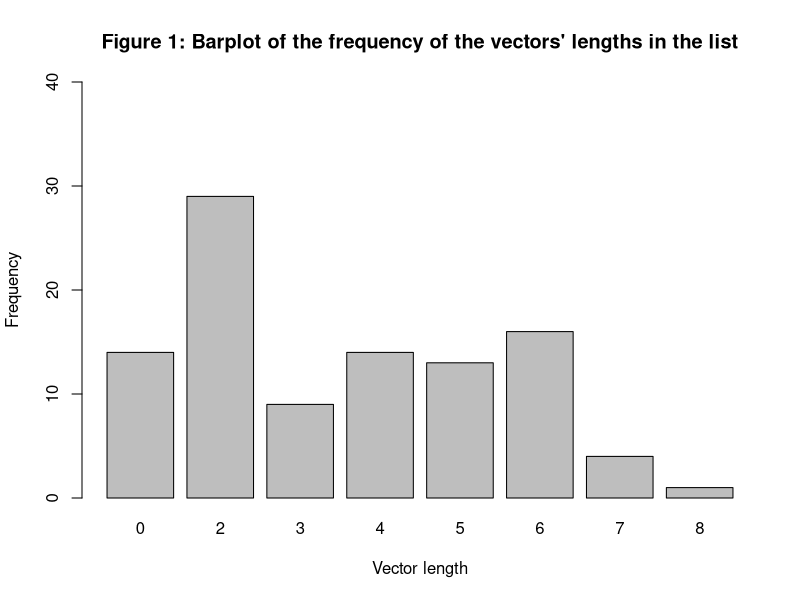
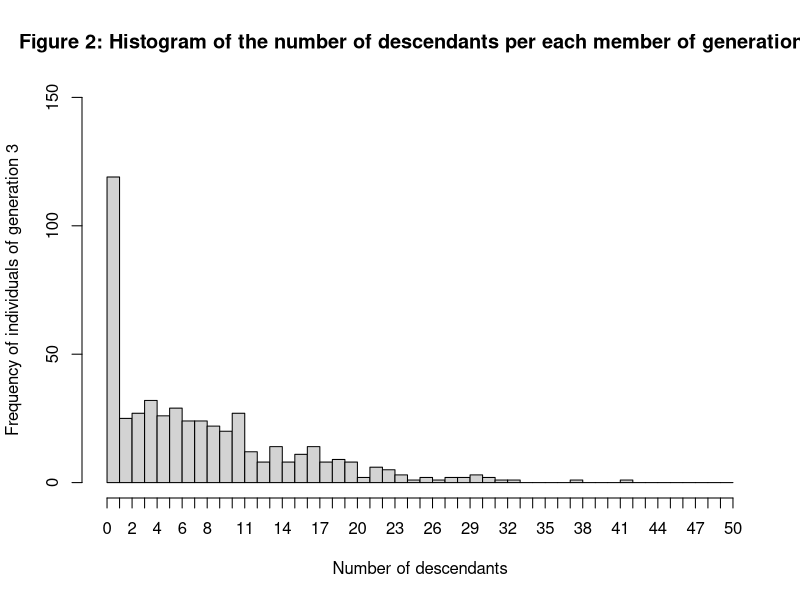

The R script that drew these images, in order: (Note: a time limit stopped this script after it produced the figures.)
# Created by: Michael Ha and Mohammed Tanvir

# 2.1 Playing with lists (warming up)
V = list()

for(i in 1:100) 
{
  V[[i]] <- vector() # assigns an empty vector to the ith element of list V
}

for (n in 1:200) 
{
  i <- sample(1:100, 1)
  aux <- c(sample(1:10, 2, replace = FALSE))
  V[[i]] <- union(V[[i]], aux)
}
barplot(table(sapply(V, length)), ylim = c(0, 40), 
        main = "Figure 1: Barplot of the frequency of the vectors' lengths in the list", 
        xlab = "Vector length", 
        ylab = "Frequency")



# 2.2 Generating generations (warming up)
N <- 500
generation_0 <- list()
generation_1 <- list()
generation_2 <- list()
generation_3 <- list()

# GENERATION 1
for (i in 1:N) # This for loop assigns incremented vectors to the list generation_0 and null vectors to the generation lists
{
  generation_0[[i]] <- c(i)
  generation_1[[i]] <- vector()
  generation_2[[i]] <- vector()
  generation_3[[i]] <- vector()
}

for (i in 1:N) # This for loop assigns the children to the their corresponding random parents in generation_1
{
  parents <- c(sample(1:N, 2, replace = FALSE))
  generation_1[[parents[1]]] <- union(generation_0[[i]], generation_1[[parents[1]]]) # The first parent
  generation_1[[parents[2]]] <- union(generation_0[[i]], generation_1[[parents[2]]]) # The second parent
}

# GENERATION 2
for (i in 1:N) # This for loop assigns the descendants of the children to the their corresponding random parents in generation_2
{
  parents <- c(sample(1:N, 2, replace = FALSE))
  generation_2[[parents[1]]] <- union(generation_1[[i]], generation_2[[parents[1]]]) # The first parent
  generation_2[[parents[2]]] <- union(generation_1[[i]], generation_2[[parents[2]]]) # The second parent
}

# GENERATION 3
for (i in 1:N) # This for loop assigns the descendants of the children to the their corresponding random parents in generation_3
{
  parents <- c(sample(1:N, 2, replace = FALSE))
  generation_3[[parents[1]]] <- union(generation_2[[i]], generation_3[[parents[1]]]) # The first parent
  generation_3[[parents[2]]] <- union(generation_2[[i]], generation_3[[parents[2]]]) # The second parent
}

# COUNT OF DESCENDANTS AND HISTOGRAM
descendants_length_generation_3 <- sapply(generation_3, length) # The lengths of each vector in the list generation_3 form a new vector
hist(descendants_length_generation_3, 
     ylim = c(0, 150), 
     xlim = c(0,50), 
     breaks = seq(0, 50, 1), 
     xaxp = c(0, 50, 50),
     main = "Figure 2: Histogram of the number of descendants per each member of generation 3", 
     xlab = "Number of descendants", 
     ylab = "Frequency of individuals of generation 3")



# 2.3 Basic function to simulate the MRCA model
# Without replacement
TMRCA_F <- function(N)
{
  generation_X <- list()
  generation_temp <- list()
  generation_counter <- 0
  
  for (i in 1:N) # This for loop assigns incremented vectors to the list generation_temp
  {
    generation_temp[[i]] <- c(i)
  }
  
  while (!N %in% sapply(generation_X, length)) # This while loop loops while no vectors in the list generation_X have a length of N
  {
    for (i in 1:N) # This for loop assigns null vectors to the list generation_X
    {
      generation_X[[i]] <- vector()
    }
    
    for (i in 1:N) # This for loop assigns the descendants to the their corresponding random parents in generation_X
    {
      parents <- c(sample(1:N, 2, replace = FALSE))
      generation_X[[parents[1]]] <- union(generation_temp[[i]], generation_X[[parents[1]]]) # The first parent
      generation_X[[parents[2]]] <- union(generation_temp[[i]], generation_X[[parents[2]]]) # The second parent
    }
    
    generation_temp <- generation_X # The list generation_X temporarily assigns its vectors of descendants to the vectors in the list generation_temp
    generation_counter <- generation_counter + 1 # 1 generation is added after each loop
  }
  return (generation_counter)
}

# With replacement
TMRCA_T <- function(N)
{
  generation_X <- list()
  generation_temp <- list()
  generation_counter <- 0
  
  for (i in 1:N) # This for loop assigns incremented vectors to the list generation_temp
  {
    generation_temp[[i]] <- c(i)
  }
  
  while (!N %in% sapply(generation_X, length)) # This while loop loops while no vectors in the list generation_X have a length of N
  {
    for (i in 1:N) # This for loop assigns null vectors to the list generation_X
    {
      generation_X[[i]] <- vector()
    }
    
    for (i in 1:N) # This for loop assigns the descendants to the their corresponding random parents in generation_X
    {
      parents <- c(sample(1:N, 2, replace = TRUE))
      generation_X[[parents[1]]] <- union(generation_temp[[i]], generation_X[[parents[1]]]) # The first parent
      generation_X[[parents[2]]] <- union(generation_temp[[i]], generation_X[[parents[2]]]) # The second parent
    }
    
    generation_temp <- generation_X # The list generation_X temporarily assigns its vectors of descendants to the vectors in the list generation_temp
    generation_counter <- generation_counter + 1 # 1 generation is added after each loop
  }
  return (generation_counter)
}



# 2.4 Simulating the TMRCA_F
N_is_10 <- replicate(50, TMRCA_F(10)) 
N_is_100 <- replicate(50, TMRCA_F(100)) 
N_is_250 <- replicate(50, TMRCA_F(250))
N_is_500 <- replicate(50, TMRCA_F(500))
N_is_1000 <- replicate(50, TMRCA_F(1000))
N_is_2000 <- replicate(50, TMRCA_F(2000))
N_is_3000 <- replicate(50, TMRCA_F(3000))
N_is_4000 <- replicate(50, TMRCA_F(4000))
N_is_5000 <- replicate(50, TMRCA_F(5000))
population_sizes <- c(10, 100, 250, 500, 1000, 2000, 3000, 4000, 5000)



# 2.5 Presenting the results of the simulation
TMRCA_F_data_frame <- data.frame(N_is_10, N_is_100, N_is_250, N_is_500, N_is_1000, N_is_2000, N_is_3000, N_is_4000, N_is_5000)
TMRCA_F_data_frame

TMRCA_F_means <- sapply(TMRCA_F_data_frame, mean) # This calculates the TMRCA_F mean of 50 simulations for each population size
TMRCA_F_means_data_frame <- with(TMRCA_F_data_frame, setNames(TMRCA_F_means, population_sizes)) # This creates a data frame with the means

barplot(TMRCA_F_means_data_frame,  
        ylim = c(0, 15),
        yaxp = c(0, 15, 15),
        main = "Figure 3: Barplot of the TMRCA_F mean of 50 simulations\n for each population size of the simulations", 
        xlab = "Population size (N)", 
        ylab = "TMRCA_F mean of 50 simulations (generation)")

plot(population_sizes, TMRCA_F_means_data_frame,
     ylim = c(0, 15),
     yaxp = c(0, 15, 15),
     main = "Figure 4: Graph of the TMRCA_F mean of 50 simulations\n vs the population size of the simulations", 
     xlab = "Population size (N)", 
     ylab = "TMRCA_F mean of 50 simulations (generation)")



# 2.6 You can choose your parents: alternate sampling methods
N_is_100_F <- replicate(1000, TMRCA_F(100))
N_is_100_T <- replicate(1000, TMRCA_T(100))
N_is_1000_F <- replicate(1000, TMRCA_F(1000))
N_is_1000_T<- replicate(1000, TMRCA_T(1000))

# Small population size hypothesis testing
t.test(N_is_100_F, N_is_100_T,
       alternative = c("two.sided"),
       mu = 0, var.equal = FALSE)

# Big population size hypothesis testing
t.test(N_is_1000_F, N_is_1000_T,
       alternative = c("two.sided"),
       mu = 0, var.equal = FALSE)
